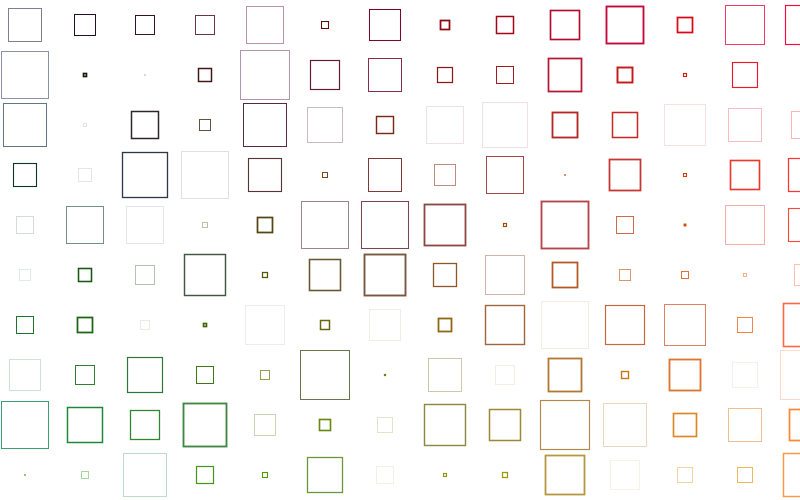
Frame 1 (no input)
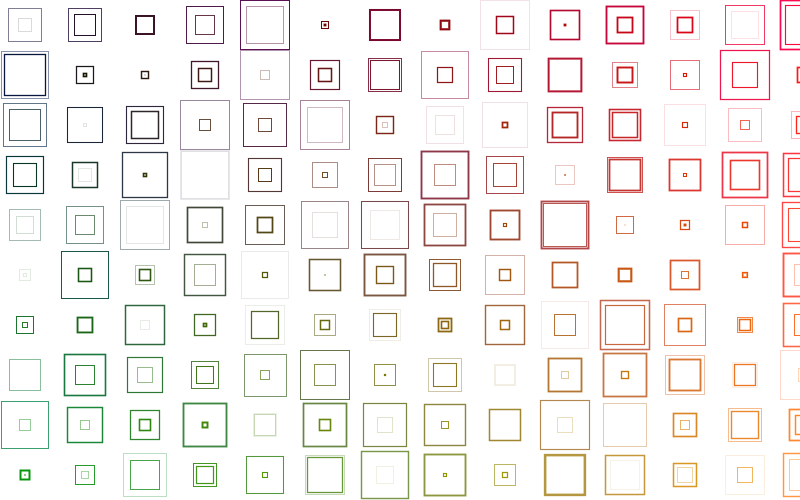
Frame 2 (the mouse pressed at the canvas centre, redrawn once)

The Processing sketch that drew these frames (run headless with seeded random() and noise(); the mouse was pressed at the canvas centre and the sketch redrawn once):

// Processing sketch: processing_30524
// ── processing_30524.pde

void setup() {
  size(800,500);
  rectMode(CENTER);
  colorMode(RGB,width);
  background(width);
}

void cros(int x,int y,float z){
  noFill();
  strokeWeight(random(2));
  stroke(x,y,5*z);
  rect(x,y,z,z);
}
int n=1;

void draw(){
  for(int countX = 0; countX < width/50; countX++) {
    for(int countY = 0; countY < height/50; countY++){
      cros(25+(countX * 60),25+(countY * 50),random(0,50));
       noLoop();
    }
  }


 
}



                
                
